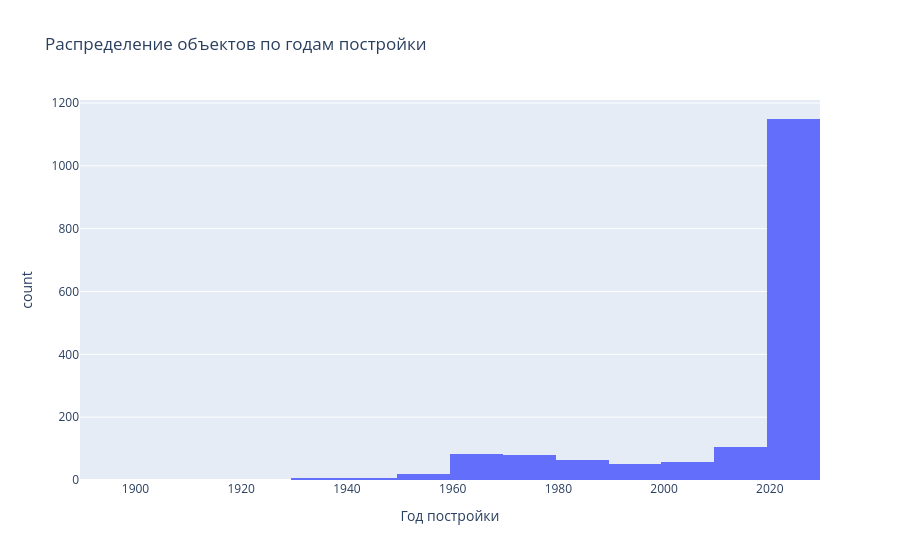

Notebook code cell kept with this figure:
### Markdown cell above
Были собраны объявления по всему Екатеринбургу - большинство из них ближе к центру, по окраинным районам имеется меньше наблюдений. Некоторые объекты расположены за пределами города. На это интерактивной карте отображаются кластеры из всех наблюдений.

### Code cell
fig = px.histogram(df, x='year_of_construction', 
                   title="Распределение объектов по годам постройки",
                   labels={"year_of_construction": "Год постройки", "count": ""},
                   nbins=20)

fig.show()

### Figure 1 — Plotly figure (JSON) as saved in the notebook; plotly's stock layout.template omitted (floating-point values rounded to 4 significant figures; data arrays with more than 128 entries replaced by an {"elided": "..."} marker saying what was removed)
{"data": [{"bingroup": "x", "hovertemplate": "Год постройки=%{x}<br>count=%{y}<extra></extra>", "legendgroup": "", "marker": {"color": "#636efa", "pattern": {"shape": ""}}, "name": "", "nbinsx": 20, "orientation": "v", "showlegend": false, "type": "histogram", "x": {"elided": "1784 float values"}, "xaxis": "x", "yaxis": "y"}], "layout": {"barmode": "relative", "legend": {"tracegroupgap": 0}, "title": {"text": "Распределение объектов по годам постройки"}, "xaxis": {"anchor": "y", "domain": [0, 1], "title": {"text": "Год постройки"}}, "yaxis": {"anchor": "x", "domain": [0, 1], "title": {"text": "count"}}}}
